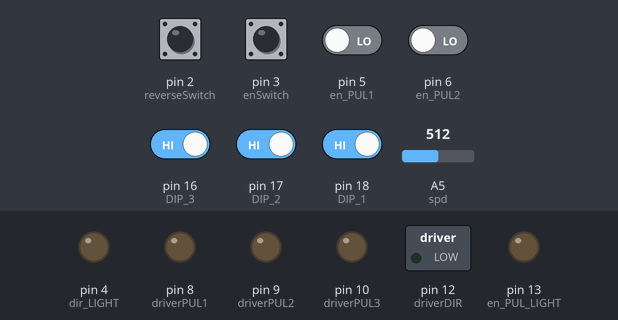
Bench run of a sketch on a simulated Arduino Uno, built with avr-gcc and run on an emulated ATmega328P. Shown: switched loads named in the sketch (green lamp = pin HIGH), output pins drawn as LEDs (lit = HIGH). The test bench sets the inputs (shaded band); at power-on: pin 2 (reverseSwitch), pin 3 (enSwitch), pin 16 (DIP_3), pin 17 (DIP_2), pin 18 (DIP_1) HIGH, pin 5 (en_PUL1), pin 6 (en_PUL2) LOW, A5 (spd) = 512.

Above: at 1.2 s.
1.3 s: pin 16 (DIP_3) driven LOW
At 1.73 s:
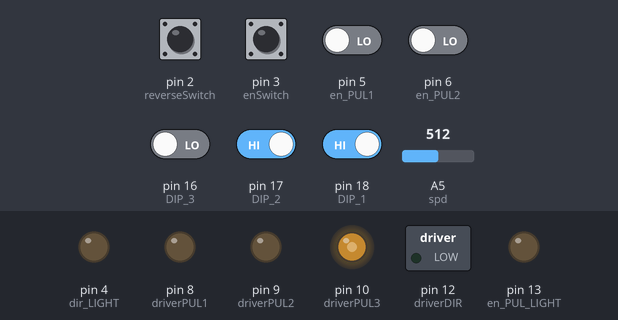
4.3 s: A5 (spd) set to 1023
5.8 s: pin 2 (reverseSwitch) pulled LOW for 0.15 s
At 6.8 s:
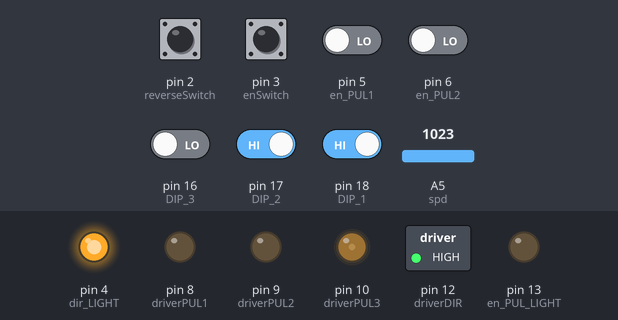
7.4 s: A5 (spd) set to 122
At 7.52 s:
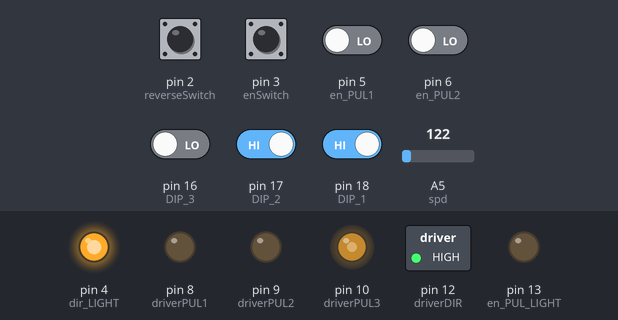
10.4 s: pin 3 (enSwitch) pulled LOW for 0.15 s
At 10.68 s:
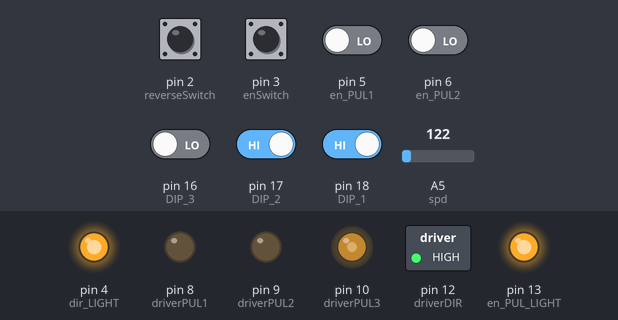
13.4 s: pin 17 (DIP_2) driven LOW
Timing chart, 0 to 17.4 s (numbered marks = the images above; inputs shaded):
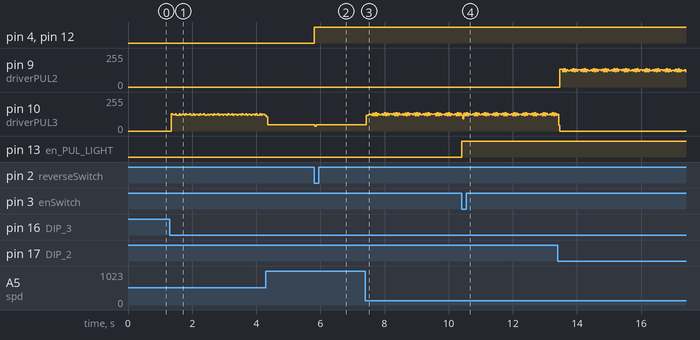

The sketch:

Step_Motor_Driver.ino
```cpp
// modified by Xinbo Qu, Project AAA. Feb 2024. All rights Reserved.
// modify log: get average signal intensity value for both real nRF24L01 data and the area persentage on the SSD1306 OLED screen.
// modify PORTB reg operation into specific pin operation to adapt new Uno R4.
// modify _NOP() into __asm__ __volatile__("nop") to achieve same effect of delay for a very short time period
// add threshold and stepper switch control by digital output

// update: https://www.arduino.cc/reference/en/language/functions/time/delaymicroseconds
// delaymicroseconds are suitable for 3-16383 microseconds

// update: add DIP switch control (pulse override), update debouncer design, current priority is pulse 1 > pulse 2 > pulse 3, one output a time.
// NOTE: adjust the minimum_pulse_delay and maximum_pulse_delay to fit your motor driver pulse speed. the range should from 3 to 16383
// delay() is not working in interupt callback function, use delayMicroseconds instead.


/*
 * Arduino Uno R3 Connection
 *
 * Uno R3   Arduino Uno R4 Wi-Fi
 * 1 GND ---- GND   Note: connect GND can prevent from ground offset
 * 2 D5  ---- D5
 * 3 D6  ---- D6
 * 4 D7  ---- D7
 */


 /*
 * Arduino Uno R3 Connection
 *
 * Uno R3   Potentiometer
 * 1 GND      ---- Right
 * 2 5V       ---- Left
 * 3 A5(D19)  ---- Middle
 *
 * Uno R3   Reverse Button
 * 1 GND ---- One side
 * 2 D2  ---- The other side
 *
 * Uno R3   Master Button
 * 1 GND ---- One side
 * 2 D3  ---- The other side
 *
 * Uno R3   step motor driver pulse output
 * 1 D8  ---- Output 1(Green)
 * 2 D9  ---- Output 2(Yellow)
 * 2 D10 ---- Output 3(Red)
 *
 * Uno R3   step motor driver direction output
 * 1 D12  ---- Output 1
 *
 * Uno R3   master switch light
 * 1 D13  ---- Output 1(White LED Positive side) light up means enable
 *
 * Uno R3   reverse switch light
 * 1 D4  ---- Output 1(Blue LED Positive side) light up means reverse
 *
 * Uno R3   DIP override switch
 * 1 A4(D18)  ---- DIP_1
 * 2 A3(D17)  ---- DIP_2
 * 3 A2(D16)  ---- DIP_3
 *
 */


// control the delay of pulse cycle, small delay->fast motor speed
#define minimum_pulse_delay 50
#define maximum_pulse_delay 5000

// buttons
#define reverseSwitch 2  // Push button for reverse
#define enSwitch 3  // push button for master switch

// lights
#define en_PUL_LIGHT 13
#define dir_LIGHT 4

// output to motor driver
#define driverPUL1 8
#define driverPUL2 9
#define driverPUL3 10
#define driverDIR 12

// input knob
#define spd A5     // Potentiometer

//input from uno r4
#define en_PUL1 5
#define en_PUL2 6
#define en_PUL3 7

//input from DIP switch
#define DIP_1 18  //override pulse 1
#define DIP_2 17  //override pulse 2
#define DIP_3 16  //override pulse 3

// Variables
unsigned int pd = 5000;       // Pulse Delay period
boolean setdir = LOW;         // Set default Direction
boolean setEN = LOW;          // Set default Enable status

// Interrupt Handler
void revmotor (){
  // if press button, reverse the status of direction
  delayMicroseconds(10000);
  if (digitalRead(reverseSwitch) == LOW) {
    setdir = !setdir;
  }
}

void enswitch (){
  // if press button, reverse the status of enable
  delayMicroseconds(10000);
  if (digitalRead(enSwitch) == LOW) {
    setEN = !setEN;
  }
}


void setup() {
  // init r4 input pins
  pinMode (en_PUL1, INPUT);
  pinMode (en_PUL2, INPUT);
  pinMode (en_PUL3, INPUT);

  // init driver output pins with default status
  pinMode (driverPUL1, OUTPUT);
  digitalWrite(driverPUL1,LOW);
  pinMode (driverPUL2, OUTPUT);
  digitalWrite(driverPUL2,LOW);
  pinMode (driverPUL3, OUTPUT);
  digitalWrite(driverPUL3,LOW);
  pinMode (driverDIR, OUTPUT);
  digitalWrite(driverDIR,LOW);

  // init lights
  pinMode (en_PUL_LIGHT, OUTPUT);
  digitalWrite(en_PUL_LIGHT,LOW);
  pinMode (dir_LIGHT, OUTPUT);
  digitalWrite(driverDIR,LOW);

  // set interrupt for buttons
  attachInterrupt(digitalPinToInterrupt(reverseSwitch), revmotor, FALLING);
  attachInterrupt(digitalPinToInterrupt(enSwitch), enswitch, FALLING);

  // set DIP switch as internal pullup, when switch closed(switch on) will directly pull the DIP to the ground, otherwise (switch off) maintain a stable high value
  pinMode(DIP_1, INPUT_PULLUP);
  pinMode(DIP_2, INPUT_PULLUP);
  pinMode(DIP_3, INPUT_PULLUP);

}

void loop() {
    // map the delay with Potentiometer input
    pd = map((analogRead(spd)), 0, 1023, maximum_pulse_delay, minimum_pulse_delay);

    // output direction, set direction light/master light
    digitalWrite(driverDIR,setdir);
    digitalWrite(dir_LIGHT,setdir);
    digitalWrite(en_PUL_LIGHT,setEN);

    // override(ignore master switch) or normal way to control
    if ((digitalRead(DIP_1) == LOW) || (setEN && digitalRead(en_PUL1) == HIGH)) {
      digitalWrite(driverPUL1,HIGH);
      delayMicroseconds(pd);
      digitalWrite(driverPUL1,LOW);
      delayMicroseconds(pd);
    } else if ((digitalRead(DIP_2) == LOW) || (setEN && digitalRead(en_PUL2) == HIGH)) {
      digitalWrite(driverPUL2,HIGH);
      delayMicroseconds(pd);
      digitalWrite(driverPUL2,LOW);
      delayMicroseconds(pd);
    } else if ((digitalRead(DIP_3) == LOW) || (setEN && digitalRead(en_PUL3) == HIGH)) {
      digitalWrite(driverPUL3,HIGH);
      delayMicroseconds(pd);
      digitalWrite(driverPUL3,LOW);
      delayMicroseconds(pd);
    }
}
```

Measured:
- after the input at 5.8 s, pin 4 (dir_LIGHT), pin 12 (driverDIR): LOW → HIGH at once; pin 10 (driverPUL3): 47/255 → 36/255 at once, → 47/255 0.04 s later
- after the input at 10.4 s, pin 13 (en_PUL_LIGHT): LOW → HIGH at once
